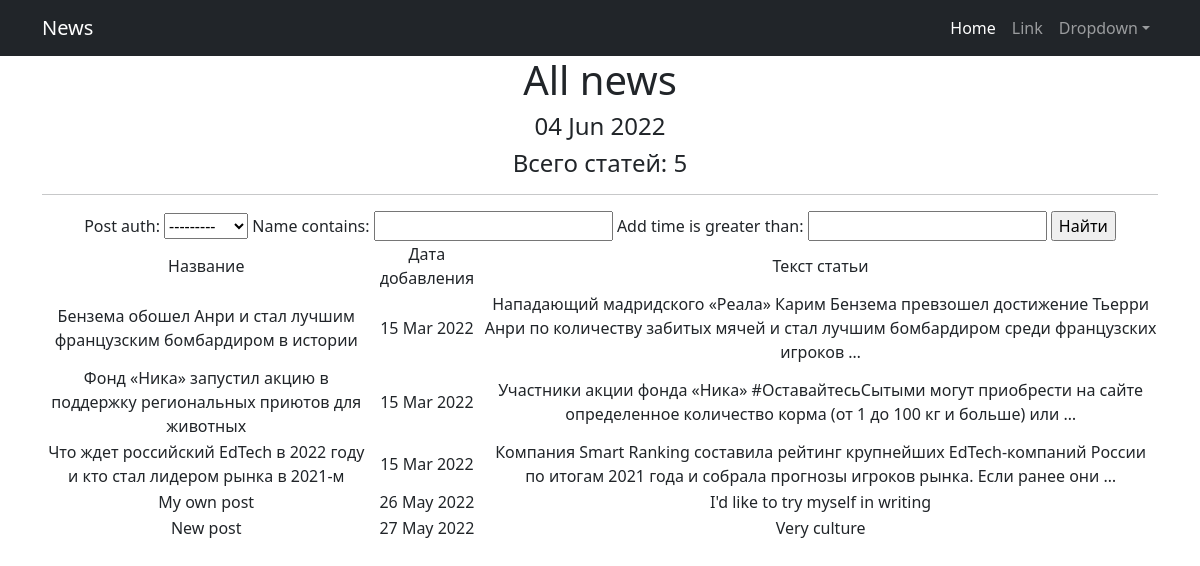
The app's page /search/ with its own data.
### portal/models.py (models this page shows, shortened)
class Post(models.Model):
    post_auth = models.ForeignKey(Author, on_delete=models.CASCADE, related_name='posts')
    type = models.CharField(max_length=4, choices=POSTTYPES, default=news)
    add_time = models.DateTimeField(auto_now_add=True)
    category = models.ManyToManyField(Category, through='PostCategory')
    name = models.CharField(max_length=255)
    text = models.TextField()
    rating = models.FloatField(default=0)

### portal/views.py (the view)
# urls.py: path('search/', NewsListSearch.as_view(), name='news_search'),
class NewsListSearch(ListView):
    model = Post
    ordering = 'add_time'
    template_name = 'news_search.html'
    context_object_name = 'news'
    def get_context_data(self, **kwargs):
        context = super().get_context_data(**kwargs)
        context['filter'] = PostFilter(self.request.GET, queryset=self.get_queryset())
        context['time_now'] = datetime.utcnow()
        context['next_post'] = None
        return context

### portal/models.py (called while the page is built)
    def __str__(self):
        return f'{self.user}'

### templates/news_search.html (shortened to what this page needs)
{% extends 'flatpages/default.html' %}
{% load custom_filters %}
{% block content %}
    <h1> All news  </h1>
    <h4> {{ time_now|date:'d M Y' }} </h4>
<h4> {{ 'Всего статей:' }} {{ news|length }} </h4>
   <hr>
   {% if news %}
<form method="GET">
    {{ filter.form }}
    <input type="submit" value="Найти">
</form>
       <table>
           <tr>
               <td> Название </td>
               <td> Дата добавления </td>
               <td> Текст статьи </td>
           </tr>
           {% for post in filter.qs %}
           <tr>
               <td>{{ post.name|censor }}</td>
               <td>{{ post.add_time|date:'d M Y' }}</td>
               <td>{{ post.text|truncatewords:20|censor }}</td>
           </tr>
           {% endfor %}
       </table>
    {% else %}
       <h2> Новостей нет!</h2>
    {% endif %}
{% endblock content %}

### records on screen
Post: name|censor "Бензема обошел Анри и стал лучшим французским бомбардиром в истории", add_time "15 Mar 2022", text|censor "Нападающий мадридского «Реала» Карим Бензема превзошел достижение Тьерри Анри по количеству забитых мячей и стал лучшим бомбардиром среди французских игроков …"
Post: name|censor "Фонд «Ника» запустил акцию в поддержку региональных приютов для животных", add_time "15 Mar 2022", text|censor "Участники акции фонда «Ника» #ОставайтесьСытыми могут приобрести на сайте определенное количество корма (от 1 до 100 кг и больше) или …"
Post: name|censor "Что ждет российский EdTech в 2022 году и кто стал лидером рынка в 2021-м", add_time "15 Mar 2022", text|censor "Компания Smart Ranking составила рейтинг крупнейших EdTech-компаний России по итогам 2021 года и собрала прогнозы игроков рынка. Если ранее они …"
Post: name|censor "My own post", add_time "26 May 2022", text|censor "I'd like to try myself in writing"
Post: name|censor "New post", add_time "27 May 2022", text|censor "Very culture"

### other values on screen
{{ time_now|date:'d M Y' }} "04 Jun 2022"
{{ 'Всего статей:' }} "Всего статей:"
{{ news|length }} "5"
